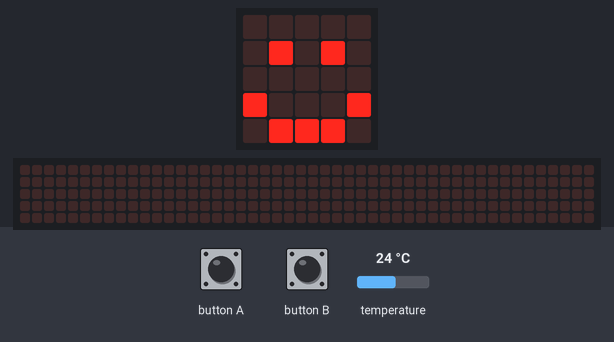
The program below on a simulated BBC micro:bit running MicroPython. Parts: the board's 5×5 LED display, a strip that is not on the board, showing the scrolling text unrolled. Inputs (shaded band) come from the test bench; at power-on: temperature 24 °C. The 48×5 strip is a reading aid, not a part: it shows the text the display is scrolling, unrolled, one strip-width of it at a time.

Above: at 1.2 s.
1.3 s: button A pressed for 0.15 s
At 1.38 s:
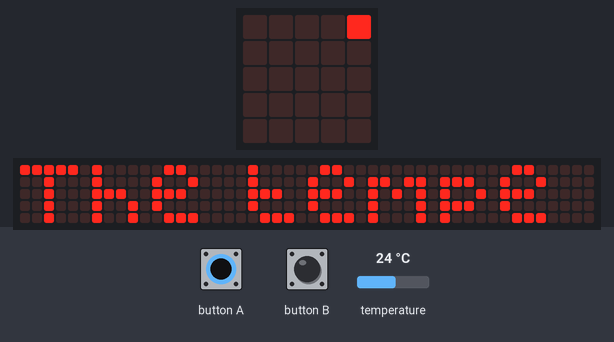
At 1.83 s:
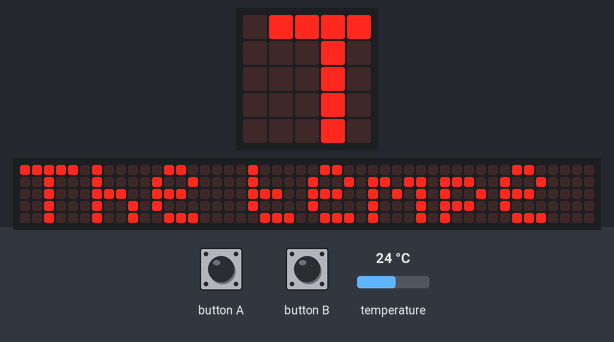

The program:

main.py
```python
"""
Created by: Evan
Created on: Apirl 2026
This module is a Micro:bit MicroPython program
"""

from microbit import *


# Show a happy face on start
display.clear()
display.show(Image.HAPPY)

while True:
    # Check if Button A is pressed
    if button_a.was_pressed():
        # Get the temperature
        temperature = temperature()

        display.clear()
        # Scroll the temperature message
        # We use str(temp) to combine the number with the text
        display.scroll("The temperature is: " + str(temperature) + "C.")

        # Show the happy face again after scrolling
        display.show(Image.HAPPY)

    # Small sleep to save power
    sleep(100)
```

Measured:
- after the input at 1.3 s, the display: changes at once (image 1)
